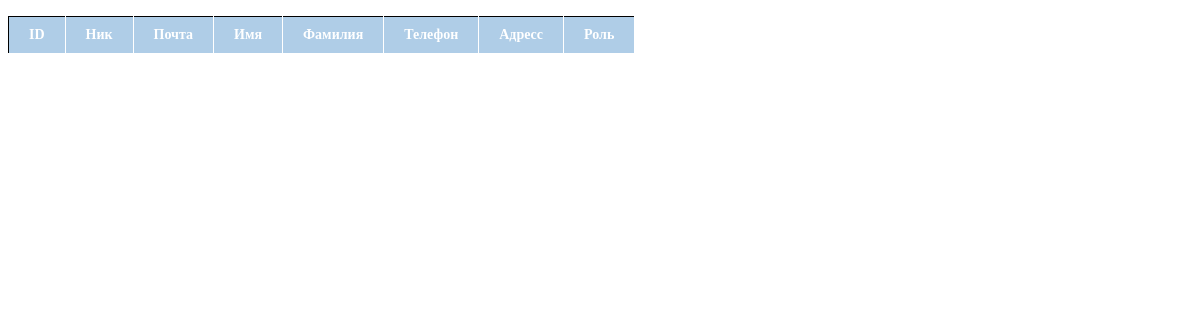
Page /admin/users.php on the earlier database version.
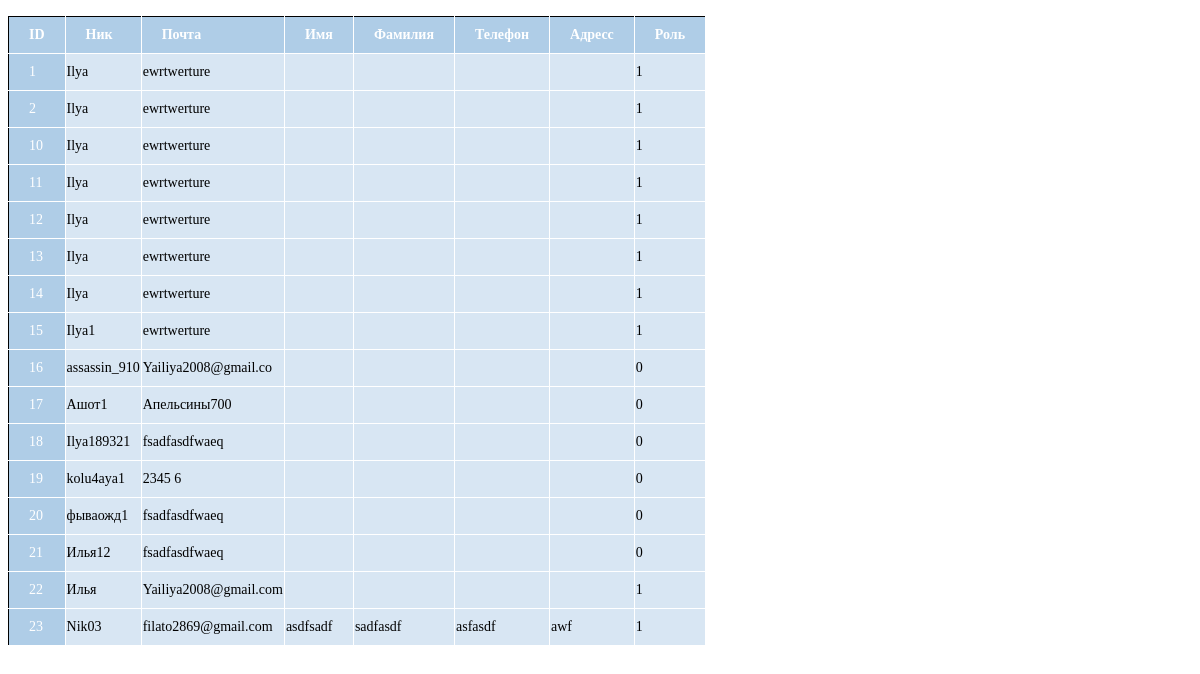
Same page on the later database version.
### tables this page shows
CREATE TABLE `users` (
  `id` int(3) NOT NULL,
  `name` varchar(20) NOT NULL,
  `password` text NOT NULL,
  `mail` varchar(25) NOT NULL,
  `r_name` varchar(10) NOT NULL,
  `surname` varchar(10) NOT NULL,
  `phone` varchar(13) NOT NULL,
  `adress` varchar(20) NOT NULL,
  `role` tinyint(1) NOT NULL
);

### admin/users.php (the view, shortened to what this page needs)
<?php
$link = mysqli_connect('localhost', 'root', '', 'shop');
$req = "SELECT * FROM `users`";
$result = mysqli_query($link, $req);
$users = [];
while ($row = mysqli_fetch_assoc($result))
	$users[] = $row;
?>
<!DOCTYPE html>
<html lang="en">
<head>
	<link rel="stylesheet" href="https://maxcdn.bootstrapcdn.com/font-awesome/4.5.0/css/font-awesome.min.css">
	<link rel="stylesheet" href="style.css">
</head>
<body>
	<table>
		<tr>
			<th>ID</th>
			<th>Ник</th>
			<th>Почта</th>
			<th>Имя</th>
			<th>Фамилия</th>
			<th>Телефон</th>
			<th>Адресс</th>
			<th>Роль</th>
		</tr>
		<?
		for ($i = 0; $i < count($users); $i++) {
			echo "<tr>";
			echo "<td>" . $users[$i]['id'] . "</td><td>" . $users[$i]['name'] . "</td><td>" . $users[$i]['mail'] . "</td><td>" . $users[$i]['r_name'] . "</td><td>" . $users[$i]['surname'] . "</td><td>" . $users[$i]['phone'] . "</td><td>" . $users[$i]['adress'] . "</td><td class='role' id = " . $users[$i]['id'] . ">" . $users[$i]['role'];
			echo "</tr>";
		}
		?>
	</table>
</body>
</html>

### admin/style.css (style rules this page uses)
table { border: 1px solid #000; border-spacing: 0; font-size: 14px; border-collapse: collapse; text-align: center; }
table th, table td:first-child { background: #AFCDE7; color: white; padding: 10px 20px; }
table tr td { background: #D8E6F3; }
table *:first-child { text-align: left; }
table * { border-style: solid; border-width: 0 1px 1px 0; border-color: white; }

Differences in the rows shown:
added users: id "1", name "Ilya", mail "ewrtwerture", role "1"
added users: id "2", name "Ilya", mail "ewrtwerture", role "1"
added users: id "10", name "Ilya", mail "ewrtwerture", role "1"
added users: id "11", name "Ilya", mail "ewrtwerture", role "1"
added users: id "12", name "Ilya", mail "ewrtwerture", role "1"
added users: id "13", name "Ilya", mail "ewrtwerture", role "1"
added users: id "14", name "Ilya", mail "ewrtwerture", role "1"
added users: id "15", name "Ilya1", mail "ewrtwerture", role "1"
added users: id "16", name "assassin_910", mail "Yailiya2008@gmail.co", role "0"
added users: id "17", name "Ашот1", mail "Апельсины700", role "0"
added users: id "18", name "Ilya189321", mail "fsadfasdfwaeq", role "0"
added users: id "19", name "kolu4aya1", mail "2345 6", role "0"
added users: id "20", name "фываожд1", mail "fsadfasdfwaeq", role "0"
added users: id "21", name "Илья12", mail "fsadfasdfwaeq", role "0"
added users: id "22", name "Илья", mail "Yailiya2008@gmail.com", role "1"
added users: id "23", name "Nik03", mail "filato2869@gmail.com", r_name "asdfsadf", surname "sadfasdf", phone "asfasdf", adress "awf", role "1"
